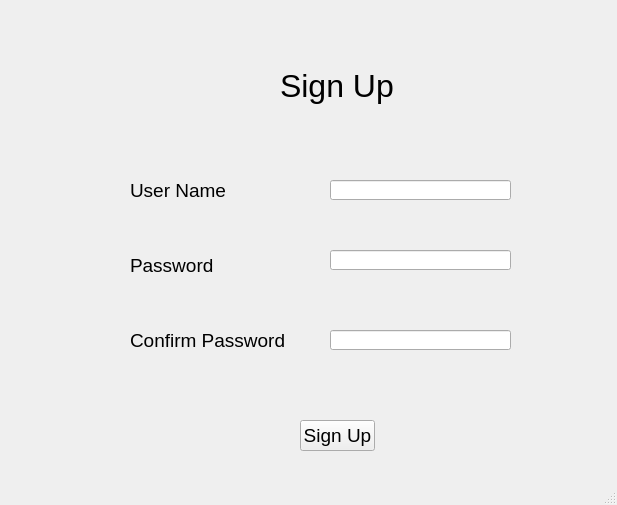
<?xml version="1.0" encoding="UTF-8"?>
<ui version="4.0">
 <class>MainWindow</class>
 <widget class="QMainWindow" name="MainWindow">
  <property name="geometry">
   <rect>
    <x>0</x>
    <y>0</y>
    <width>617</width>
    <height>505</height>
   </rect>
  </property>
  <property name="windowTitle">
   <string>MainWindow</string>
  </property>
  <widget class="QWidget" name="centralwidget">
   <widget class="QLabel" name="label">
    <property name="geometry">
     <rect>
      <x>280</x>
      <y>60</y>
      <width>121</width>
      <height>51</height>
     </rect>
    </property>
    <property name="font">
     <font>
      <pointsize>24</pointsize>
     </font>
    </property>
    <property name="text">
     <string>Sign Up</string>
    </property>
   </widget>
   <widget class="QLabel" name="label_2">
    <property name="geometry">
     <rect>
      <x>130</x>
      <y>170</y>
      <width>101</width>
      <height>41</height>
     </rect>
    </property>
    <property name="font">
     <font>
      <pointsize>14</pointsize>
     </font>
    </property>
    <property name="text">
     <string>User Name</string>
    </property>
   </widget>
   <widget class="QLineEdit" name="lineEdit">
    <property name="geometry">
     <rect>
      <x>330</x>
      <y>180</y>
      <width>181</width>
      <height>20</height>
     </rect>
    </property>
   </widget>
   <widget class="QLabel" name="label_3">
    <property name="geometry">
     <rect>
      <x>130</x>
      <y>250</y>
      <width>91</width>
      <height>31</height>
     </rect>
    </property>
    <property name="font">
     <font>
      <pointsize>14</pointsize>
     </font>
    </property>
    <property name="text">
     <string>Password</string>
    </property>
   </widget>
   <widget class="QLineEdit" name="lineEdit_2">
    <property name="geometry">
     <rect>
      <x>330</x>
      <y>250</y>
      <width>181</width>
      <height>20</height>
     </rect>
    </property>
   </widget>
   <widget class="QLabel" name="label_4">
    <property name="geometry">
     <rect>
      <x>130</x>
      <y>330</y>
      <width>161</width>
      <height>21</height>
     </rect>
    </property>
    <property name="font">
     <font>
      <pointsize>14</pointsize>
     </font>
    </property>
    <property name="text">
     <string>Confirm Password</string>
    </property>
   </widget>
   <widget class="QLineEdit" name="lineEdit_3">
    <property name="geometry">
     <rect>
      <x>330</x>
      <y>330</y>
      <width>181</width>
      <height>20</height>
     </rect>
    </property>
   </widget>
   <widget class="QPushButton" name="pushButton">
    <property name="geometry">
     <rect>
      <x>300</x>
      <y>420</y>
      <width>75</width>
      <height>31</height>
     </rect>
    </property>
    <property name="font">
     <font>
      <pointsize>14</pointsize>
     </font>
    </property>
    <property name="text">
     <string>Sign Up</string>
    </property>
   </widget>
  </widget>
  <widget class="QMenuBar" name="menubar">
   <property name="geometry">
    <rect>
     <x>0</x>
     <y>0</y>
     <width>617</width>
     <height>21</height>
    </rect>
   </property>
  </widget>
  <widget class="QStatusBar" name="statusbar"/>
 </widget>
 <resources/>
 <connections/>
</ui>
